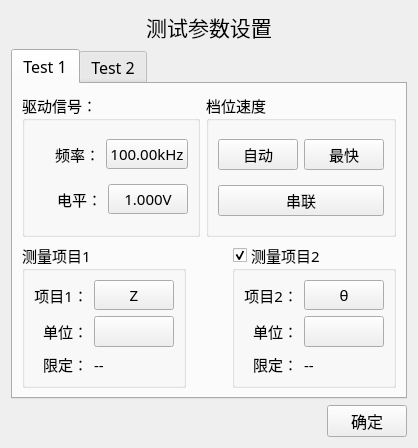
<?xml version="1.0" encoding="UTF-8"?>
<ui version="4.0">
 <class>clsMultModeMeterUi</class>
 <widget class="QWidget" name="clsMultModeMeterUi">
  <property name="geometry">
   <rect>
    <x>0</x>
    <y>0</y>
    <width>418</width>
    <height>389</height>
   </rect>
  </property>
  <property name="windowTitle">
   <string>仪表设置</string>
  </property>
  <property name="styleSheet">
   <string notr="true">clsMultiModeMeterUi
{
	background-color: rgb(144, 148, 248);
}</string>
  </property>
  <layout class="QVBoxLayout" name="verticalLayout_4">
   <item>
    <widget class="QLabel" name="label">
     <property name="font">
      <font>
       <family>楷体</family>
       <pointsize>16</pointsize>
      </font>
     </property>
     <property name="text">
      <string>测试参数设置</string>
     </property>
     <property name="alignment">
      <set>Qt::AlignCenter</set>
     </property>
    </widget>
   </item>
   <item>
    <widget class="QTabWidget" name="tabWidget">
     <property name="font">
      <font>
       <family>楷体</family>
       <pointsize>12</pointsize>
      </font>
     </property>
     <property name="styleSheet">
      <string notr="true">tableWidget
{
background-color: rgb(144, 148, 248);
}
</string>
     </property>
     <property name="currentIndex">
      <number>0</number>
     </property>
     <widget class="QWidget" name="meterTest1">
      <attribute name="title">
       <string>Test 1</string>
      </attribute>
      <layout class="QVBoxLayout" name="verticalLayout_7">
       <item>
        <layout class="QHBoxLayout" name="horizontalLayout_6">
         <item>
          <widget class="QGroupBox" name="groupBox_3">
           <property name="font">
            <font>
             <family>楷体</family>
             <pointsize>11</pointsize>
            </font>
           </property>
           <property name="title">
            <string>驱动信号：</string>
           </property>
           <layout class="QVBoxLayout" name="verticalLayout_3">
            <item>
             <layout class="QHBoxLayout" name="horizontalLayout_3">
              <item>
               <widget class="QLabel" name="label_4">
                <property name="font">
                 <font>
                  <family>楷体</family>
                  <pointsize>11</pointsize>
                 </font>
                </property>
                <property name="text">
                 <string>频率：</string>
                </property>
                <property name="alignment">
                 <set>Qt::AlignRight|Qt::AlignTrailing|Qt::AlignVCenter</set>
                </property>
               </widget>
              </item>
              <item>
               <widget class="QPushButton" name="btnTest1Frequency">
                <property name="minimumSize">
                 <size>
                  <width>80</width>
                  <height>30</height>
                 </size>
                </property>
                <property name="font">
                 <font>
                  <family>楷体</family>
                  <pointsize>11</pointsize>
                 </font>
                </property>
                <property name="text">
                 <string>100.00kHz</string>
                </property>
               </widget>
              </item>
             </layout>
            </item>
            <item>
             <layout class="QHBoxLayout" name="horizontalLayout_4">
              <item>
               <widget class="QLabel" name="label_5">
                <property name="font">
                 <font>
                  <family>楷体</family>
                  <pointsize>11</pointsize>
                 </font>
                </property>
                <property name="text">
                 <string>电平：</string>
                </property>
                <property name="alignment">
                 <set>Qt::AlignRight|Qt::AlignTrailing|Qt::AlignVCenter</set>
                </property>
               </widget>
              </item>
              <item>
               <widget class="QPushButton" name="btnTest1Level">
                <property name="minimumSize">
                 <size>
                  <width>80</width>
                  <height>30</height>
                 </size>
                </property>
                <property name="font">
                 <font>
                  <family>楷体</family>
                  <pointsize>11</pointsize>
                 </font>
                </property>
                <property name="text">
                 <string>1.000V</string>
                </property>
               </widget>
              </item>
             </layout>
            </item>
           </layout>
          </widget>
         </item>
         <item>
          <widget class="QGroupBox" name="groupBox_5">
           <property name="font">
            <font>
             <family>楷体</family>
             <pointsize>11</pointsize>
            </font>
           </property>
           <property name="title">
            <string>档位速度</string>
           </property>
           <layout class="QGridLayout" name="gridLayout">
            <item row="0" column="0">
             <widget class="QPushButton" name="btnTest1Range">
              <property name="minimumSize">
               <size>
                <width>0</width>
                <height>30</height>
               </size>
              </property>
              <property name="font">
               <font>
                <family>楷体</family>
                <pointsize>11</pointsize>
               </font>
              </property>
              <property name="text">
               <string>自动</string>
              </property>
             </widget>
            </item>
            <item row="0" column="1">
             <widget class="QPushButton" name="btnTest1Speed">
              <property name="minimumSize">
               <size>
                <width>0</width>
                <height>30</height>
               </size>
              </property>
              <property name="font">
               <font>
                <family>楷体</family>
                <pointsize>11</pointsize>
               </font>
              </property>
              <property name="text">
               <string>最快</string>
              </property>
             </widget>
            </item>
            <item row="1" column="0" colspan="2">
             <widget class="QPushButton" name="btnTest1Equcct">
              <property name="minimumSize">
               <size>
                <width>0</width>
                <height>30</height>
               </size>
              </property>
              <property name="font">
               <font>
                <family>楷体</family>
                <pointsize>11</pointsize>
               </font>
              </property>
              <property name="text">
               <string>串联</string>
              </property>
             </widget>
            </item>
           </layout>
          </widget>
         </item>
        </layout>
       </item>
       <item>
        <layout class="QHBoxLayout" name="horizontalLayout">
         <item>
          <widget class="QGroupBox" name="groupBox_2">
           <property name="font">
            <font>
             <family>楷体</family>
             <pointsize>11</pointsize>
            </font>
           </property>
           <property name="title">
            <string>测量项目1</string>
           </property>
           <layout class="QVBoxLayout" name="verticalLayout_6">
            <item>
             <layout class="QGridLayout" name="gridLayout_2">
              <item row="0" column="1">
               <widget class="QPushButton" name="btnTest1Item1">
                <property name="minimumSize">
                 <size>
                  <width>0</width>
                  <height>30</height>
                 </size>
                </property>
                <property name="font">
                 <font>
                  <family>楷体</family>
                  <pointsize>11</pointsize>
                 </font>
                </property>
                <property name="text">
                 <string>Z</string>
                </property>
               </widget>
              </item>
              <item row="1" column="0">
               <widget class="QLabel" name="label_8">
                <property name="font">
                 <font>
                  <family>楷体</family>
                  <pointsize>11</pointsize>
                 </font>
                </property>
                <property name="text">
                 <string>单位：</string>
                </property>
                <property name="alignment">
                 <set>Qt::AlignRight|Qt::AlignTrailing|Qt::AlignVCenter</set>
                </property>
               </widget>
              </item>
              <item row="2" column="0">
               <widget class="QLabel" name="label_9">
                <property name="font">
                 <font>
                  <family>楷体</family>
                  <pointsize>11</pointsize>
                 </font>
                </property>
                <property name="text">
                 <string>限定：</string>
                </property>
                <property name="alignment">
                 <set>Qt::AlignRight|Qt::AlignTrailing|Qt::AlignVCenter</set>
                </property>
               </widget>
              </item>
              <item row="2" column="1">
               <widget class="ClickedLabel" name="btnTest1Limit1">
                <property name="font">
                 <font>
                  <family>楷体</family>
                  <pointsize>11</pointsize>
                 </font>
                </property>
                <property name="text">
                 <string>--</string>
                </property>
                <property name="alignment">
                 <set>Qt::AlignLeading|Qt::AlignLeft|Qt::AlignVCenter</set>
                </property>
               </widget>
              </item>
              <item row="0" column="0">
               <widget class="QLabel" name="label_2">
                <property name="font">
                 <font>
                  <family>楷体</family>
                  <pointsize>11</pointsize>
                 </font>
                </property>
                <property name="text">
                 <string>项目1：</string>
                </property>
                <property name="alignment">
                 <set>Qt::AlignRight|Qt::AlignTrailing|Qt::AlignVCenter</set>
                </property>
               </widget>
              </item>
              <item row="1" column="1">
               <widget class="QPushButton" name="btnTest1Item1Unit">
                <property name="minimumSize">
                 <size>
                  <width>0</width>
                  <height>30</height>
                 </size>
                </property>
                <property name="font">
                 <font>
                  <family>楷体</family>
                  <pointsize>12</pointsize>
                  <weight>75</weight>
                  <bold>true</bold>
                 </font>
                </property>
                <property name="text">
                 <string/>
                </property>
               </widget>
              </item>
             </layout>
            </item>
           </layout>
          </widget>
         </item>
         <item>
          <spacer name="horizontalSpacer_4">
           <property name="orientation">
            <enum>Qt::Horizontal</enum>
           </property>
           <property name="sizeHint" stdset="0">
            <size>
             <width>0</width>
             <height>0</height>
            </size>
           </property>
          </spacer>
         </item>
         <item>
          <widget class="QGroupBox" name="grpTest1Item2">
           <property name="font">
            <font>
             <family>楷体</family>
             <pointsize>11</pointsize>
            </font>
           </property>
           <property name="title">
            <string>测量项目2</string>
           </property>
           <property name="checkable">
            <bool>true</bool>
           </property>
           <layout class="QVBoxLayout" name="verticalLayout_5">
            <item>
             <layout class="QGridLayout" name="gridLayout_3">
              <item row="0" column="0">
               <widget class="QLabel" name="label_3">
                <property name="font">
                 <font>
                  <family>楷体</family>
                  <pointsize>11</pointsize>
                 </font>
                </property>
                <property name="text">
                 <string>项目2：</string>
                </property>
                <property name="alignment">
                 <set>Qt::AlignRight|Qt::AlignTrailing|Qt::AlignVCenter</set>
                </property>
               </widget>
              </item>
              <item row="0" column="1">
               <widget class="QPushButton" name="btnTest1Item2">
                <property name="minimumSize">
                 <size>
                  <width>0</width>
                  <height>30</height>
                 </size>
                </property>
                <property name="font">
                 <font>
                  <family>楷体</family>
                  <pointsize>11</pointsize>
                 </font>
                </property>
                <property name="text">
                 <string>θ</string>
                </property>
               </widget>
              </item>
              <item row="1" column="0">
               <widget class="QLabel" name="label_7">
                <property name="font">
                 <font>
                  <family>楷体</family>
                  <pointsize>11</pointsize>
                 </font>
                </property>
                <property name="text">
                 <string>单位：</string>
                </property>
                <property name="alignment">
                 <set>Qt::AlignRight|Qt::AlignTrailing|Qt::AlignVCenter</set>
                </property>
               </widget>
              </item>
              <item row="2" column="0">
               <widget class="QLabel" name="label_10">
                <property name="font">
                 <font>
                  <family>楷体</family>
                  <pointsize>11</pointsize>
                 </font>
                </property>
                <property name="text">
                 <string>限定：</string>
                </property>
                <property name="alignment">
                 <set>Qt::AlignRight|Qt::AlignTrailing|Qt::AlignVCenter</set>
                </property>
               </widget>
              </item>
              <item row="2" column="1">
               <widget class="ClickedLabel" name="btnTest1Limit2">
                <property name="font">
                 <font>
                  <family>楷体</family>
                  <pointsize>11</pointsize>
                 </font>
                </property>
                <property name="text">
                 <string>--</string>
                </property>
                <property name="alignment">
                 <set>Qt::AlignLeading|Qt::AlignLeft|Qt::AlignVCenter</set>
                </property>
               </widget>
              </item>
              <item row="1" column="1">
               <widget class="QPushButton" name="btnTest1Item2Unit">
                <property name="minimumSize">
                 <size>
                  <width>0</width>
                  <height>30</height>
                 </size>
                </property>
                <property name="font">
                 <font>
                  <family>楷体</family>
                  <pointsize>12</pointsize>
                  <weight>75</weight>
                  <bold>true</bold>
                 </font>
                </property>
                <property name="text">
                 <string/>
                </property>
               </widget>
              </item>
             </layout>
            </item>
           </layout>
          </widget>
         </item>
        </layout>
       </item>
      </layout>
     </widget>
     <widget class="QWidget" name="meterTest2">
      <attribute name="title">
       <string>Test 2</string>
      </attribute>
      <layout class="QVBoxLayout" name="verticalLayout_10">
       <item>
        <widget class="QGroupBox" name="grpTest2">
         <property name="font">
          <font>
           <family>楷体</family>
           <pointsize>12</pointsize>
           <weight>50</weight>
           <bold>false</bold>
          </font>
         </property>
         <property name="title">
          <string>打开测试项目2</string>
         </property>
         <property name="checkable">
          <bool>true</bool>
         </property>
         <property name="checked">
          <bool>false</bool>
         </property>
         <layout class="QVBoxLayout" name="verticalLayout_8">
          <item>
           <widget class="QGroupBox" name="groupBox_6">
            <property name="title">
             <string/>
            </property>
            <layout class="QHBoxLayout" name="horizontalLayout_7">
             <item>
              <layout class="QGridLayout" name="gridLayout_4">
               <item row="0" column="0">
                <widget class="QLabel" name="label_16">
                 <property name="font">
                  <font>
                   <family>楷体</family>
                   <pointsize>11</pointsize>
                  </font>
                 </property>
                 <property name="text">
                  <string>电平：</string>
                 </property>
                 <property name="alignment">
                  <set>Qt::AlignRight|Qt::AlignTrailing|Qt::AlignVCenter</set>
                 </property>
                </widget>
               </item>
               <item row="0" column="1">
                <widget class="QPushButton" name="btnTest2Level">
                 <property name="minimumSize">
                  <size>
                   <width>80</width>
                   <height>30</height>
                  </size>
                 </property>
                 <property name="font">
                  <font>
                   <family>楷体</family>
                   <pointsize>11</pointsize>
                  </font>
                 </property>
                 <property name="text">
                  <string>1.000V</string>
                 </property>
                </widget>
               </item>
               <item row="0" column="2">
                <widget class="QLabel" name="label_15">
                 <property name="font">
                  <font>
                   <family>楷体</family>
                   <pointsize>11</pointsize>
                  </font>
                 </property>
                 <property name="text">
                  <string>频率：</string>
                 </property>
                 <property name="alignment">
                  <set>Qt::AlignRight|Qt::AlignTrailing|Qt::AlignVCenter</set>
                 </property>
                </widget>
               </item>
               <item row="0" column="3">
                <widget class="QPushButton" name="btnTest2Frequency">
                 <property name="minimumSize">
                  <size>
                   <width>80</width>
                   <height>30</height>
                  </size>
                 </property>
                 <property name="font">
                  <font>
                   <family>楷体</family>
                   <pointsize>11</pointsize>
                  </font>
                 </property>
                 <property name="text">
                  <string>100.00kHz</string>
                 </property>
                </widget>
               </item>
               <item row="1" column="0">
                <widget class="QLabel" name="label_17">
                 <property name="font">
                  <font>
                   <family>楷体</family>
                   <pointsize>11</pointsize>
                  </font>
                 </property>
                 <property name="text">
                  <string>等效电路：</string>
                 </property>
                 <property name="alignment">
                  <set>Qt::AlignRight|Qt::AlignTrailing|Qt::AlignVCenter</set>
                 </property>
                </widget>
               </item>
               <item row="1" column="1">
                <widget class="QPushButton" name="btnTest2Equcct">
                 <property name="minimumSize">
                  <size>
                   <width>0</width>
                   <height>30</height>
                  </size>
                 </property>
                 <property name="font">
                  <font>
                   <family>楷体</family>
                   <pointsize>11</pointsize>
                  </font>
                 </property>
                 <property name="text">
                  <string>串联</string>
                 </property>
                </widget>
               </item>
               <item row="1" column="2" colspan="2">
                <spacer name="horizontalSpacer_2">
                 <property name="orientation">
                  <enum>Qt::Horizontal</enum>
                 </property>
                 <property name="sizeHint" stdset="0">
                  <size>
                   <width>40</width>
                   <height>20</height>
                  </size>
                 </property>
                </spacer>
               </item>
              </layout>
             </item>
            </layout>
           </widget>
          </item>
          <item>
           <layout class="QHBoxLayout" name="horizontalLayout_8">
            <item>
             <widget class="QGroupBox" name="groupBox_7">
              <property name="font">
               <font>
                <family>楷体</family>
                <pointsize>11</pointsize>
               </font>
              </property>
              <property name="title">
               <string>测量项目1</string>
              </property>
              <layout class="QVBoxLayout" name="verticalLayout">
               <item>
                <layout class="QGridLayout" name="gridLayout_5">
                 <item row="0" column="0">
                  <widget class="QLabel" name="label_6">
                   <property name="font">
                    <font>
                     <family>楷体</family>
                     <pointsize>11</pointsize>
                    </font>
                   </property>
                   <property name="text">
                    <string>项目1：</string>
                   </property>
                   <property name="alignment">
                    <set>Qt::AlignRight|Qt::AlignTrailing|Qt::AlignVCenter</set>
                   </property>
                  </widget>
                 </item>
                 <item row="0" column="1">
                  <widget class="QPushButton" name="btnTest2Item1">
                   <property name="minimumSize">
                    <size>
                     <width>0</width>
                     <height>30</height>
                    </size>
                   </property>
                   <property name="font">
                    <font>
                     <family>楷体</family>
                     <pointsize>11</pointsize>
                    </font>
                   </property>
                   <property name="text">
                    <string>Z</string>
                   </property>
                  </widget>
                 </item>
                 <item row="1" column="0">
                  <widget class="QLabel" name="label_11">
                   <property name="font">
                    <font>
                     <family>楷体</family>
                     <pointsize>11</pointsize>
                    </font>
                   </property>
                   <property name="text">
                    <string>单位：</string>
                   </property>
                   <property name="alignment">
                    <set>Qt::AlignRight|Qt::AlignTrailing|Qt::AlignVCenter</set>
                   </property>
                  </widget>
                 </item>
                 <item row="2" column="0">
                  <widget class="QLabel" name="label_12">
                   <property name="font">
                    <font>
                     <family>楷体</family>
                     <pointsize>11</pointsize>
                    </font>
                   </property>
                   <property name="text">
                    <string>限定：</string>
                   </property>
                   <property name="alignment">
                    <set>Qt::AlignRight|Qt::AlignTrailing|Qt::AlignVCenter</set>
                   </property>
                  </widget>
                 </item>
                 <item row="2" column="1">
                  <widget class="ClickedLabel" name="btnTest2Limit1">
                   <property name="font">
                    <font>
                     <family>楷体</family>
                     <pointsize>11</pointsize>
                    </font>
                   </property>
                   <property name="text">
                    <string>--</string>
                   </property>
                   <property name="alignment">
                    <set>Qt::AlignLeading|Qt::AlignLeft|Qt::AlignVCenter</set>
                   </property>
                  </widget>
                 </item>
                 <item row="1" column="1">
                  <widget class="QPushButton" name="btnTest2Item1Unit">
                   <property name="minimumSize">
                    <size>
                     <width>0</width>
                     <height>30</height>
                    </size>
                   </property>
                   <property name="text">
                    <string/>
                   </property>
                  </widget>
                 </item>
                </layout>
               </item>
              </layout>
             </widget>
            </item>
            <item>
             <spacer name="horizontalSpacer_3">
              <property name="orientation">
               <enum>Qt::Horizontal</enum>
              </property>
              <property name="sizeHint" stdset="0">
               <size>
                <width>0</width>
                <height>20</height>
               </size>
              </property>
             </spacer>
            </item>
            <item>
             <widget class="QGroupBox" name="grpTest2Item2">
              <property name="font">
               <font>
                <family>楷体</family>
                <pointsize>11</pointsize>
               </font>
              </property>
              <property name="title">
               <string>测量项目2</string>
              </property>
              <property name="checkable">
               <bool>true</bool>
              </property>
              <layout class="QVBoxLayout" name="verticalLayout_2">
               <item>
                <layout class="QGridLayout" name="gridLayout_6">
                 <item row="0" column="0">
                  <widget class="QLabel" name="label_13">
                   <property name="font">
                    <font>
                     <family>楷体</family>
                     <pointsize>11</pointsize>
                    </font>
                   </property>
                   <property name="text">
                    <string>项目2：</string>
                   </property>
                   <property name="alignment">
                    <set>Qt::AlignRight|Qt::AlignTrailing|Qt::AlignVCenter</set>
                   </property>
                  </widget>
                 </item>
                 <item row="0" column="1">
                  <widget class="QPushButton" name="btnTest2Item2">
                   <property name="minimumSize">
                    <size>
                     <width>0</width>
                     <height>30</height>
                    </size>
                   </property>
                   <property name="font">
                    <font>
                     <family>楷体</family>
                     <pointsize>11</pointsize>
                    </font>
                   </property>
                   <property name="text">
                    <string>θ</string>
                   </property>
                  </widget>
                 </item>
                 <item row="1" column="0">
                  <widget class="QLabel" name="label_14">
                   <property name="font">
                    <font>
                     <family>楷体</family>
                     <pointsize>11</pointsize>
                    </font>
                   </property>
                   <property name="text">
                    <string>单位：</string>
                   </property>
                   <property name="alignment">
                    <set>Qt::AlignRight|Qt::AlignTrailing|Qt::AlignVCenter</set>
                   </property>
                  </widget>
                 </item>
                 <item row="2" column="0">
                  <widget class="QLabel" name="label_18">
                   <property name="font">
                    <font>
                     <family>楷体</family>
                     <pointsize>11</pointsize>
                    </font>
                   </property>
                   <property name="text">
                    <string>限定：</string>
                   </property>
                   <property name="alignment">
                    <set>Qt::AlignRight|Qt::AlignTrailing|Qt::AlignVCenter</set>
                   </property>
                  </widget>
                 </item>
                 <item row="2" column="1">
                  <widget class="ClickedLabel" name="btnTest2Limit2">
                   <property name="font">
                    <font>
                     <family>楷体</family>
                     <pointsize>11</pointsize>
                    </font>
                   </property>
                   <property name="text">
                    <string>--</string>
                   </property>
                   <property name="alignment">
                    <set>Qt::AlignLeading|Qt::AlignLeft|Qt::AlignVCenter</set>
                   </property>
                  </widget>
                 </item>
                 <item row="1" column="1">
                  <widget class="QPushButton" name="btnTest2Item2Unit">
                   <property name="minimumSize">
                    <size>
                     <width>0</width>
                     <height>30</height>
                    </size>
                   </property>
                   <property name="text">
                    <string/>
                   </property>
                  </widget>
                 </item>
                </layout>
               </item>
              </layout>
             </widget>
            </item>
           </layout>
          </item>
         </layout>
        </widget>
       </item>
      </layout>
     </widget>
    </widget>
   </item>
   <item>
    <layout class="QHBoxLayout" name="horizontalLayout_2">
     <item>
      <spacer name="horizontalSpacer">
       <property name="orientation">
        <enum>Qt::Horizontal</enum>
       </property>
       <property name="sizeHint" stdset="0">
        <size>
         <width>40</width>
         <height>20</height>
        </size>
       </property>
      </spacer>
     </item>
     <item>
      <widget class="QPushButton" name="btnOk">
       <property name="minimumSize">
        <size>
         <width>0</width>
         <height>32</height>
        </size>
       </property>
       <property name="font">
        <font>
         <family>楷体</family>
         <pointsize>12</pointsize>
         <weight>50</weight>
         <bold>false</bold>
        </font>
       </property>
       <property name="text">
        <string>确定</string>
       </property>
      </widget>
     </item>
    </layout>
   </item>
  </layout>
 </widget>
 <customwidgets>
  <customwidget>
   <class>ClickedLabel</class>
   <extends>QLabel</extends>
   <header>ClickedLabel.h</header>
  </customwidget>
 </customwidgets>
 <resources/>
 <connections/>
</ui>
